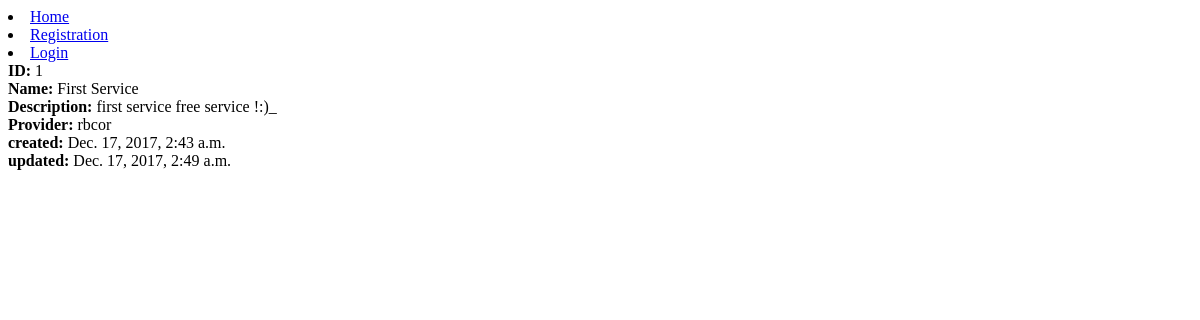
/service/1/, run on an earlier commit of the app's database.
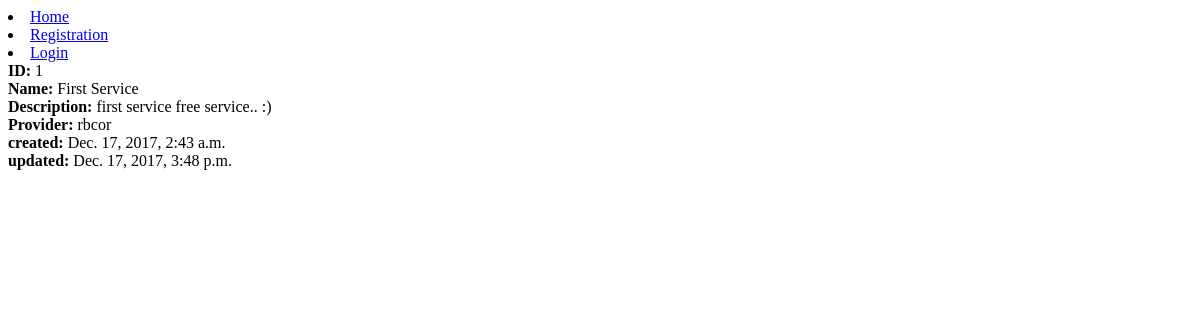
And on a later commit of the database.
### service/models.py (models this page shows, shortened)
class Service(models.Model):
    name            = models.CharField(max_length=255)
    description     = models.TextField()
    provider        = models.ForeignKey(User, on_delete=models.CASCADE)
    created         = models.DateTimeField(auto_now_add=True)
    updated         = models.DateTimeField(auto_now=True)
    objects         = ServiceManager()

### service/views.py (the view)
# urls.py: url(r'^(?P<pk>\d+)/$', service_detial, name='service_detail'),
def service_detial(request, pk):
    service = get_object_or_404(Service, pk=pk)
    context = {
        'service': service
    }
    return render(request, 'service/service_detail.html', context)

### service/templates/service/service_detail.html (shortened to what this page needs)
{% extends 'base.html' %}
{% block content %}
            <strong>ID: </strong>{{ service.id }}<br/>
            <strong>Name: </strong>{{ service.name }}<br/>
            <strong>Description: </strong>{{ service.description }}<br/>
            <strong>Provider: </strong>{{ service.provider.username }}<br/>
            <strong>created: </strong>{{ service.created }}<br/>
            <strong>updated: </strong>{{ service.updated }}<br/>
{% endblock %}

What changed in the data, as far as the page shows it:
changed Service "First Service": description "first service free service !:)_" → "first service free service.. :)"; updated "Dec. 17, 2017, 2:49 a.m." → "Dec. 17, 2017, 3:48 p.m."
